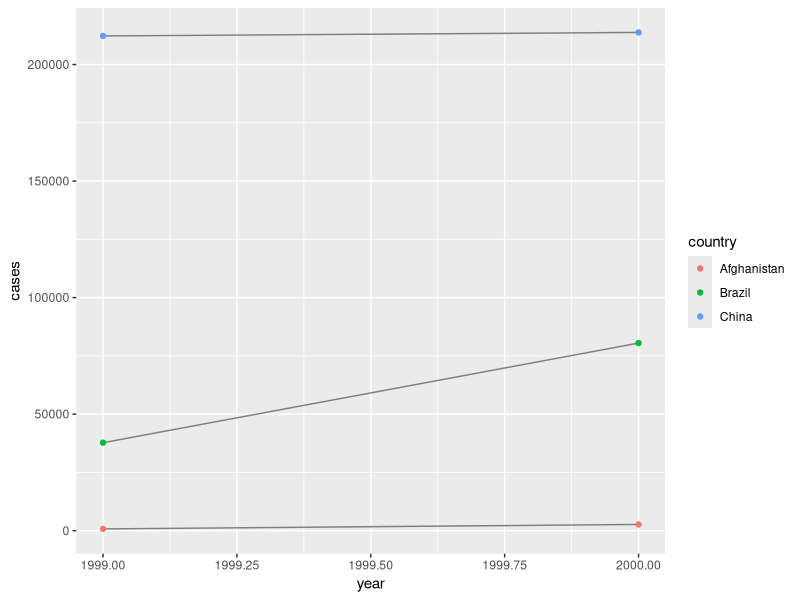

This chart was generated by the following R code:
## ---- chunk 1
knitr::opts_chunk$set(echo = TRUE)
## ---- chunk 2
## install.packages("tidyverse") # Delete this line once installed
library("tidyverse")
## ---- chunk 3
# Example of a tidy table 
#> # A tibble: 6 × 4
#>   country      year  cases population
#>   <chr>       <int>  <int>      <int>
#> 1 Afghanistan  1999    745   19987071
#> 2 Afghanistan  2000   2666   20595360
#> 3 Brazil       1999  37737  172006362
#> 4 Brazil       2000  80488  174504898
#> 5 China        1999 212258 1272915272
#> 6 China        2000 213766 1280428583

#Table one is the only data set that is tidy

#How we make our data set tidy is by following three interrelated rules:
    #Each variable must have its own column.
    #Each observation must have its own row.
    #Each value must have its own cell.

# %>%

#A pipe is really only designed to help you better understand what the code is doing. It takes the data (left of the pipe) and applies the function (right of pipe). In todays workshop we’ll use both %>%, and |>  which achieve the exact same thing (|> is brand new in base R, %>% only works in tidyr and magrittr packages)

# Compute rate per 10,000
table1 %>% 
  mutate(rate = cases / population * 10000)

# Compute cases per year
table1 %>% 
  count(year, wt = cases)

# Visualise changes over time
library(ggplot2)
ggplot(table1, aes(year, cases)) + 
  geom_line(aes(group = country), colour = "grey50") + 
  geom_point(aes(colour = country))
    
## ---- chunk 4
billboard |> 
  pivot_longer(
    cols = starts_with("wk"), 
    names_to = "week", 
    values_to = "rank"
  )
#As you can see in the above code snippet, there are three key arguments to the pivot_longer() function:
# 1. cols which specifies the columns you want to pivot (the ones that aren’t variables). Note: you could either use !c(artist, track, date.entered) OR starts_with('wk') because the cols argument uses the same syntax as select().
# 2. names_to which names the variable stored in the column names. We chose to name that variable week.
# 3. values_to which names the variable stored in the cell values that we named rank

#  Ask pivot_longer to remove N/A by adding the argument values_drop_na = TRUE as shown below:

billboard |> 
  pivot_longer(
    cols = starts_with("wk"), 
    names_to = "week", 
    values_to = "rank",
    values_drop_na = TRUE
  )
## ---- chunk 5

# Example 

df <- tribble(
  ~id,  ~bp1, ~bp2,
   "A",  100,  120,
   "B",  140,  115,
   "C",  120,  125
)

# However, we want our new (tidy) dataset to have three variables: 
# 1. id (which already exists)
# 2. measurement (the column names) 
# 3. value (the cell values)

df |> 
  pivot_longer(
    cols = bp1:bp2,
    names_to = "measurement",
    values_to = "value"
  )
## ---- chunk 6
# Widening is essentially the opposite of lengthening and we do so by using the function pivot_wider(). pivot_wider() allows us to handle an observation if it is scattered across multiple rows.

cms_patient_experience |> 
  distinct(measure_cd, measure_title)

# pivot_wider() has the opposite interface to pivot_longer(): instead of choosing new column names, we need to provide the existing columns that define the values (values_from) and the column name (names_from):

cms_patient_experience |> 
  pivot_wider(
    names_from = measure_cd,
    values_from = prf_rate
  )

#To understand what pivot_wider() does to our data, let’s once again use a simple example. This time we have two patients with id s A and B, and we have three blood pressure (bp) measurements from patient A and two from patient B:

df <- tribble(
  ~id, ~measurement, ~value,
  "A",        "bp1",    100,
  "B",        "bp1",    140,
  "B",        "bp2",    115, 
  "A",        "bp2",    120,
  "A",        "bp3",    105
)

# We’ll take the names from the measurement column using the names_from() argument and the values from the value column using the values_from() argument:

df |> 
  pivot_wider(
    names_from = measurement,
    values_from = value
  )

df |> 
  distinct(measurement) |> 
  pull()

df |> 
  select(-measurement, -value) |> 
  distinct()

df |> 
  select(-measurement, -value) |> 
  distinct() |> 
  mutate(x = NA, y = NA, z = NA)
## ---- chunk 7
# We need to split the rate column up into two variables: 1) cases and 2) population. separate() will take the name of the column we want to split and the names of the columns we want it split into. See the code below:

table3 %>% 
  separate(rate, into = c("cases", "population"))

table3 %>% 
  separate(rate, into = c("cases", "population"), sep = "/")

# If you wish to use a specific character to separate a column, you can pass the character to the sep argument of separate(). For example, we could rewrite the code above as:

table3 %>% 
  separate(rate, into = c("cases", "population"), sep = "/")

#Notice the data types in table3 above. Both cases and population are listed as character (<chr>) types. This is a default of using separate(). However, since the values in those columns are actually numbers, we want to ask separate() to convert them to better types using convert = TRUE. Now you can see they are listed as integer types(<int>)

table3 %>% 
  separate(rate, into = c("cases", "population"), convert = TRUE)

# You can use this arrangement to separate the last two digits of each year. This makes this data less tidy, but is useful in other cases, as you’ll see in a little bit.

table3 %>% 
  separate(year, into = c("century", "year"), sep = 2)

## ---- chunk 8
#To perform the inverse of separate() we will use unite() to combine multiple columns into a single column. In the example below for table5, we use unite() to rejoin century and year columns. unite() takes a data frame, the name of the new variable and a set of columns to combine using dplyr::select(). 

table5 %>% 
  unite(new, century, year, sep = "")

# Here we need to add sep ="" because we don’t want any separator (the default is to add an underscore _)
## ---- chunk 9
# A common use for missing values is as a data entry convenience. When data is entered by hand, missing values sometimes indicate that the value in the previous row has been repeated (or carried forward):

treatment <- tribble(
  ~person,           ~treatment, ~response,
  "Derrick Whitmore", 1,         7,
  NA,                 2,         10,
  NA,                 3,         NA,
  "Katherine Burke",  1,         4
)

# You can fill in these missing values with tidyr::fill(). It works like select(), taking a set of columns:

treatment |>
  fill(everything())
## ---- chunk 10
# Sometimes missing values represent some fixed and known value, most commonly 0. You can use dplyr::coalesce() to replace them:

x <- c(1, 4, 5, 7, NA)
coalesce(x, 0) # this inserts 0 instead of N/A

# And sometimes you’ll encounter the opposite problem where some other concrete value actually represents a missing value. This typically happens when data is generated from an older software that can’t properly represent missing values so it uses something like 99 or -999 in place of the missing value. You can fix this with dplyr::na_if():

x <- c(1, 4, 5, 7, -99)
na_if(x, -99)

## ---- chunk 11
x <- c(NA, NaN)
x * 10
x == 1
is.na(x)
## ---- chunk 12
# Here’s another example where if we pivot stocks wider to put the quarter in the columns, both missing values become explicit:

stocks <- tibble(
  year  = c(2020, 2020, 2020, 2020, 2021, 2021, 2021),
  qtr   = c(   1,    2,    3,    4,    2,    3,    4),
  price = c(1.88, 0.59, 0.35,   NA, 0.92, 0.17, 2.66)
)

stocks |>
  pivot_wider(
    names_from = qtr, 
    values_from = price
  )

## ---- chunk 13
# EXAMPLE: 
# ? read_csv
# students <- read_csv("C://data/students.csv")

